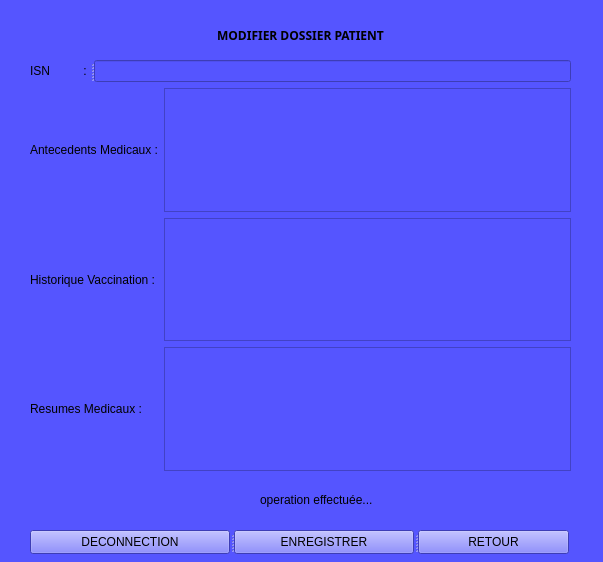
<?xml version="1.0" encoding="UTF-8"?>
<ui version="4.0">
 <class>Form</class>
 <widget class="QWidget" name="Form">
  <property name="geometry">
   <rect>
    <x>0</x>
    <y>0</y>
    <width>603</width>
    <height>562</height>
   </rect>
  </property>
  <property name="palette">
   <palette>
    <active>
     <colorrole role="Button">
      <brush brushstyle="SolidPattern">
       <color alpha="255">
        <red>85</red>
        <green>85</green>
        <blue>255</blue>
       </color>
      </brush>
     </colorrole>
     <colorrole role="Base">
      <brush brushstyle="SolidPattern">
       <color alpha="255">
        <red>85</red>
        <green>85</green>
        <blue>255</blue>
       </color>
      </brush>
     </colorrole>
     <colorrole role="Window">
      <brush brushstyle="SolidPattern">
       <color alpha="255">
        <red>85</red>
        <green>85</green>
        <blue>255</blue>
       </color>
      </brush>
     </colorrole>
    </active>
    <inactive>
     <colorrole role="Button">
      <brush brushstyle="SolidPattern">
       <color alpha="255">
        <red>85</red>
        <green>85</green>
        <blue>255</blue>
       </color>
      </brush>
     </colorrole>
     <colorrole role="Base">
      <brush brushstyle="SolidPattern">
       <color alpha="255">
        <red>85</red>
        <green>85</green>
        <blue>255</blue>
       </color>
      </brush>
     </colorrole>
     <colorrole role="Window">
      <brush brushstyle="SolidPattern">
       <color alpha="255">
        <red>85</red>
        <green>85</green>
        <blue>255</blue>
       </color>
      </brush>
     </colorrole>
    </inactive>
    <disabled>
     <colorrole role="Button">
      <brush brushstyle="SolidPattern">
       <color alpha="255">
        <red>85</red>
        <green>85</green>
        <blue>255</blue>
       </color>
      </brush>
     </colorrole>
     <colorrole role="Base">
      <brush brushstyle="SolidPattern">
       <color alpha="255">
        <red>85</red>
        <green>85</green>
        <blue>255</blue>
       </color>
      </brush>
     </colorrole>
     <colorrole role="Window">
      <brush brushstyle="SolidPattern">
       <color alpha="255">
        <red>85</red>
        <green>85</green>
        <blue>255</blue>
       </color>
      </brush>
     </colorrole>
    </disabled>
   </palette>
  </property>
  <property name="windowTitle">
   <string>Form</string>
  </property>
  <property name="autoFillBackground">
   <bool>false</bool>
  </property>
  <property name="styleSheet">
   <string notr="true">background-color: rgb(85, 85, 255);</string>
  </property>
  <widget class="QLabel" name="label">
   <property name="geometry">
    <rect>
     <x>130</x>
     <y>20</y>
     <width>341</width>
     <height>31</height>
    </rect>
   </property>
   <property name="font">
    <font>
     <family>Arial Black</family>
     <bold>true</bold>
    </font>
   </property>
   <property name="text">
    <string>MODIFIER DOSSIER PATIENT</string>
   </property>
   <property name="alignment">
    <set>Qt::AlignCenter</set>
   </property>
   <property name="wordWrap">
    <bool>false</bool>
   </property>
  </widget>
  <widget class="QSplitter" name="splitter_4">
   <property name="geometry">
    <rect>
     <x>30</x>
     <y>530</y>
     <width>539</width>
     <height>24</height>
    </rect>
   </property>
   <property name="orientation">
    <enum>Qt::Horizontal</enum>
   </property>
   <widget class="QPushButton" name="deconnection">
    <property name="text">
     <string>DECONNECTION</string>
    </property>
   </widget>
   <widget class="QPushButton" name="enregistrer">
    <property name="text">
     <string>ENREGISTRER</string>
    </property>
   </widget>
   <widget class="QPushButton" name="retour">
    <property name="text">
     <string>RETOUR</string>
    </property>
   </widget>
  </widget>
  <widget class="QLabel" name="op">
   <property name="geometry">
    <rect>
     <x>260</x>
     <y>490</y>
     <width>121</width>
     <height>20</height>
    </rect>
   </property>
   <property name="text">
    <string>operation effectuée...</string>
   </property>
  </widget>
  <widget class="QWidget" name="">
   <property name="geometry">
    <rect>
     <x>30</x>
     <y>60</y>
     <width>541</width>
     <height>411</height>
    </rect>
   </property>
   <layout class="QGridLayout" name="gridLayout">
    <item row="2" column="1">
     <widget class="QTextEdit" name="hv">
      <property name="enabled">
       <bool>true</bool>
      </property>
     </widget>
    </item>
    <item row="1" column="1">
     <widget class="QTextEdit" name="am">
      <property name="enabled">
       <bool>true</bool>
      </property>
     </widget>
    </item>
    <item row="1" column="0">
     <widget class="QLabel" name="label_10">
      <property name="text">
       <string>Antecedents Medicaux :</string>
      </property>
     </widget>
    </item>
    <item row="3" column="0">
     <widget class="QLabel" name="label_12">
      <property name="text">
       <string>Resumes Medicaux :</string>
      </property>
     </widget>
    </item>
    <item row="3" column="1">
     <widget class="QTextEdit" name="rm">
      <property name="enabled">
       <bool>true</bool>
      </property>
     </widget>
    </item>
    <item row="2" column="0">
     <widget class="QLabel" name="label_11">
      <property name="text">
       <string>Historique Vaccination :</string>
      </property>
     </widget>
    </item>
    <item row="0" column="0" colspan="2">
     <widget class="QSplitter" name="splitter_2">
      <property name="orientation">
       <enum>Qt::Horizontal</enum>
      </property>
      <widget class="QSplitter" name="splitter">
       <property name="orientation">
        <enum>Qt::Horizontal</enum>
       </property>
       <widget class="QLabel" name="label_4">
        <property name="minimumSize">
         <size>
          <width>60</width>
          <height>0</height>
         </size>
        </property>
        <property name="maximumSize">
         <size>
          <width>60</width>
          <height>16777215</height>
         </size>
        </property>
        <property name="text">
         <string>ISN          :</string>
        </property>
       </widget>
      </widget>
      <widget class="QLineEdit" name="isnn"/>
     </widget>
    </item>
   </layout>
  </widget>
 </widget>
 <resources/>
 <connections/>
</ui>
